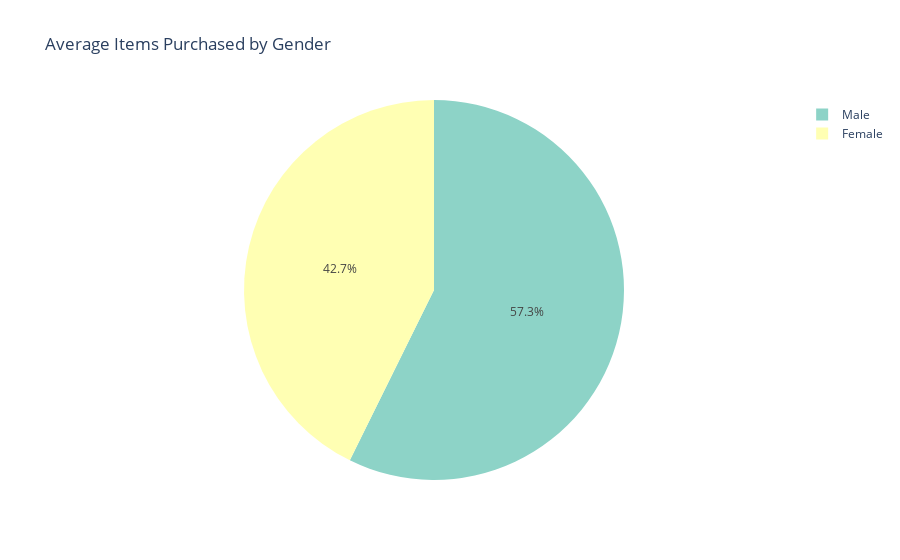

Write notebook code for a chart like this one.
### Code cell
gender_items_avg = df.groupby("Gender")["Items_Purchased"].mean().reset_index()

fig = pltx.pie(
    gender_items_avg, 
    names="Gender", 
    values="Items_Purchased", 
    title="Average Items Purchased by Gender",
    color_discrete_sequence=pltx.colors.qualitative.Set3
)

fig.show()

### Figure 1 — Plotly figure (JSON) as saved in the notebook; plotly's stock layout.template omitted (floating-point values rounded to 4 significant figures)
{"data": [{"domain": {"x": [0, 1], "y": [0, 1]}, "hovertemplate": "Gender=%{label}<br>Items_Purchased=%{value}<extra></extra>", "labels": ["Female", "Male"], "legendgroup": "", "name": "", "showlegend": true, "type": "pie", "values": [10.76, 14.44]}], "layout": {"legend": {"tracegroupgap": 0}, "piecolorway": ["rgb(141,211,199)", "rgb(255,255,179)", "rgb(190,186,218)", "rgb(251,128,114)", "rgb(128,177,211)", "rgb(253,180,98)", "rgb(179,222,105)", "rgb(252,205,229)", "rgb(217,217,217)", "rgb(188,128,189)", "rgb(204,235,197)", "rgb(255,237,111)"], "title": {"text": "Average Items Purchased by Gender"}}}
